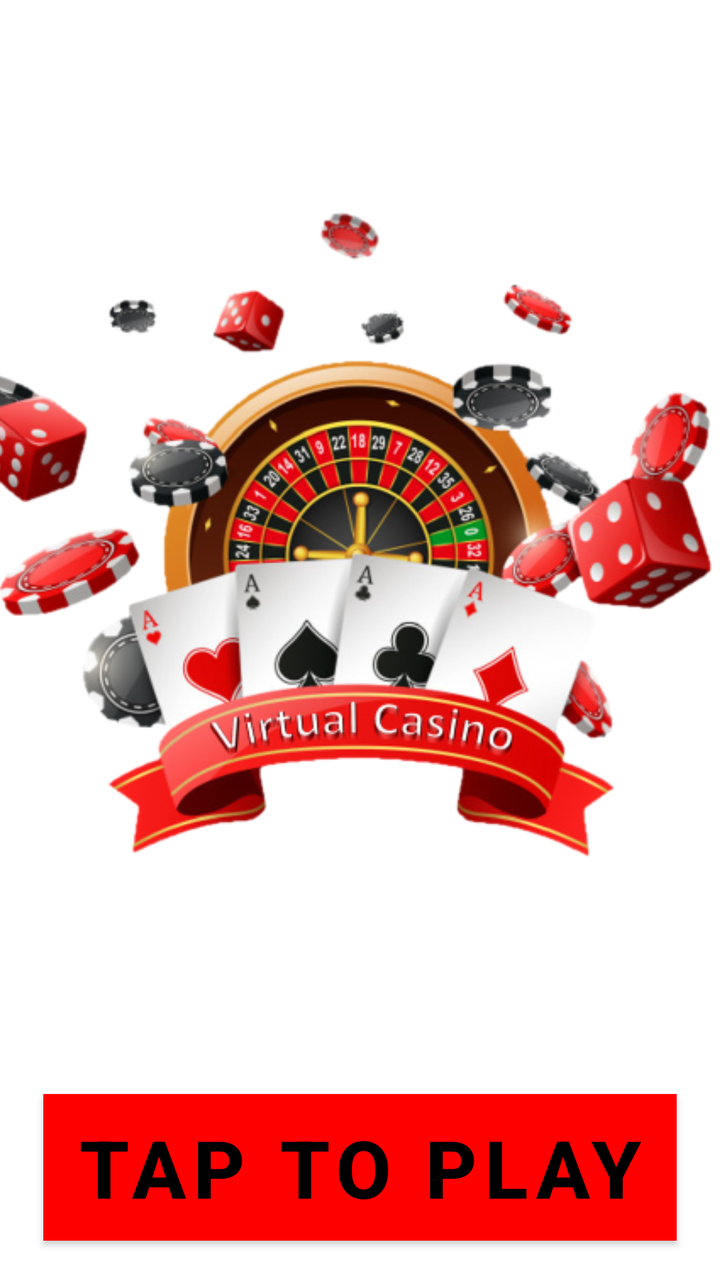
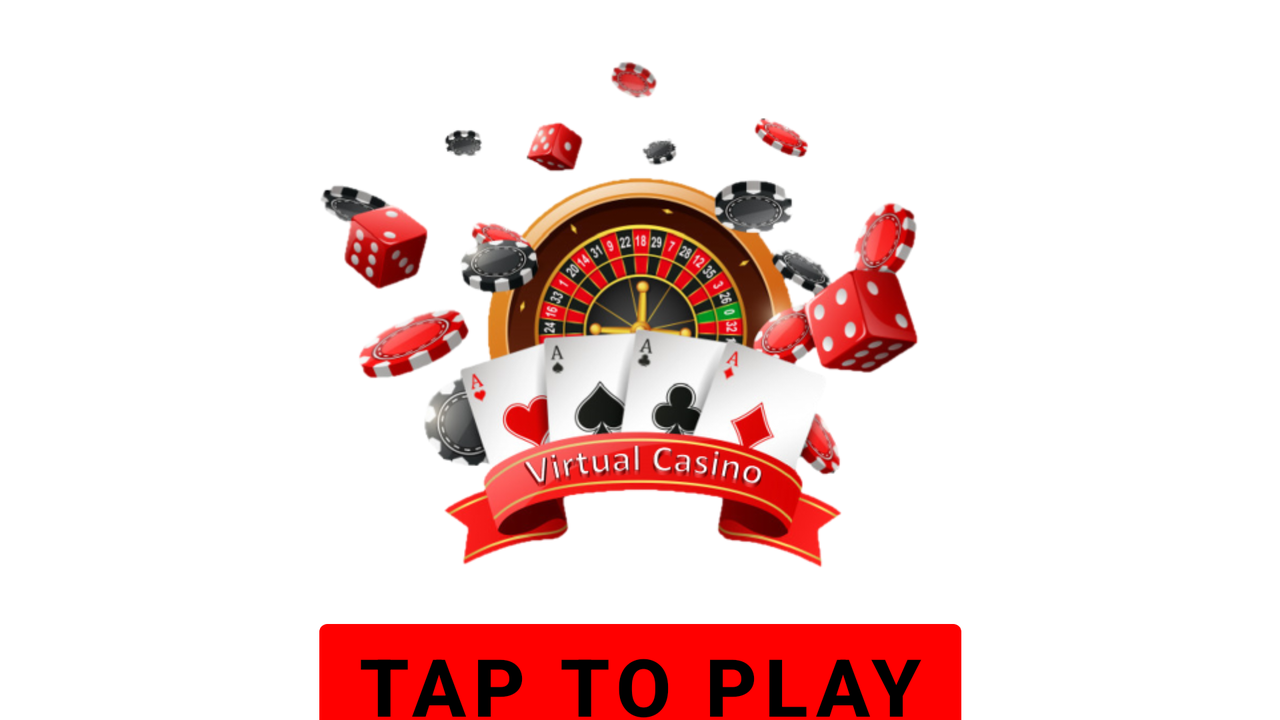

First picture: res/layout/ on a phone held upright. Second picture: the repository's own variant of that layout, on a device whose configuration matches the variant's folder. Source for both follows.
<!-- AndroidManifest.xml: application theme Theme.VirtualCasino -->
<!-- res/layout/activity_main.xml -->
<?xml version="1.0" encoding="utf-8"?>
<androidx.constraintlayout.widget.ConstraintLayout xmlns:android="http://schemas.android.com/apk/res/android"
    xmlns:app="http://schemas.android.com/apk/res-auto"
    xmlns:tools="http://schemas.android.com/tools"
    android:id="@+id/ConstraintLayout"
    android:layout_width="match_parent"
    android:layout_height="match_parent"
    android:background="@drawable/green_background"
    tools:context=".MainActivity">

    <ImageView
        android:id="@+id/logo_iv"
        android:layout_width="466dp"
        android:layout_height="497dp"
        android:layout_marginTop="16dp"
        android:layout_marginBottom="218dp"
        app:layout_constraintBottom_toBottomOf="parent"
        app:layout_constraintEnd_toEndOf="parent"
        app:layout_constraintHorizontal_bias="0.509"
        app:layout_constraintStart_toStartOf="parent"
        app:layout_constraintTop_toTopOf="parent"
        app:layout_constraintVertical_bias="0.0"
        app:srcCompat="@drawable/vclogo" />

    <Button
        android:id="@+id/ttp_button"
        android:layout_width="wrap_content"
        android:layout_height="wrap_content"
        android:layout_marginStart="48dp"
        android:layout_marginTop="34dp"
        android:layout_marginEnd="48dp"
        android:background="#E40C0C"
        android:text="TAP TO PLAY"
        android:textColor="@color/black"
        android:textSize="40sp"
        android:textStyle="bold"
        android:onClick="switchScreen"
        app:layout_constraintEnd_toEndOf="parent"
        app:layout_constraintStart_toStartOf="parent"
        app:layout_constraintTop_toBottomOf="@+id/logo_iv" />
</androidx.constraintlayout.widget.ConstraintLayout>
<!-- resources referenced by this layout -->
<resources>
  <!-- drawable vclogo: png bitmap (drawable, 206706 bytes) -->
  <style name="Theme.VirtualCasino" parent="Theme.MaterialComponents.DayNight.NoActionBar">
          
          <item name="colorPrimary">#FF0000</item>
          <item name="colorPrimaryVariant">@color/purple_700</item>
          <item name="colorOnPrimary">@color/white</item>
          
          <item name="colorSecondary">@color/teal_200</item>
          <item name="colorSecondaryVariant">@color/teal_700</item>
          <item name="colorOnSecondary">@color/black</item>
          
          <item name="android:statusBarColor" tools:targetApi="l">?attr/colorPrimaryVariant</item>
          
      </style>
</resources>
<!-- res/layout-land/activity_main.xml (the repository's variant of the layout above) -->
<!-- drawn on the phone turned sideways -->
<?xml version="1.0" encoding="utf-8"?>
<androidx.constraintlayout.widget.ConstraintLayout xmlns:android="http://schemas.android.com/apk/res/android"
    xmlns:app="http://schemas.android.com/apk/res-auto"
    xmlns:tools="http://schemas.android.com/tools"
    android:layout_width="match_parent"
    android:layout_height="match_parent"
    android:background="@drawable/green_background"
    tools:context=".MainActivity">

    <ImageView
        android:id="@+id/logo_iv"
        android:layout_width="390dp"
        android:layout_height="302dp"
        android:layout_marginStart="145dp"
        android:layout_marginTop="4dp"
        android:layout_marginEnd="145dp"
        app:layout_constraintEnd_toEndOf="parent"
        app:layout_constraintHorizontal_bias="0.49"
        app:layout_constraintStart_toStartOf="parent"
        app:layout_constraintTop_toTopOf="parent"
        app:srcCompat="@drawable/vclogo" />

    <Button
        android:id="@+id/ttp_button"
        android:layout_width="321dp"
        android:layout_height="67dp"
        android:layout_marginStart="205dp"
        android:layout_marginEnd="205dp"
        android:text="TAP TO PLAY"
        android:textColor="@color/black"
        android:textSize="40sp"
        android:textStyle="bold"
        android:onClick="switchScreen"
        app:layout_constraintEnd_toEndOf="parent"
        app:layout_constraintStart_toStartOf="parent"
        app:layout_constraintTop_toBottomOf="@+id/logo_iv" />
</androidx.constraintlayout.widget.ConstraintLayout>
